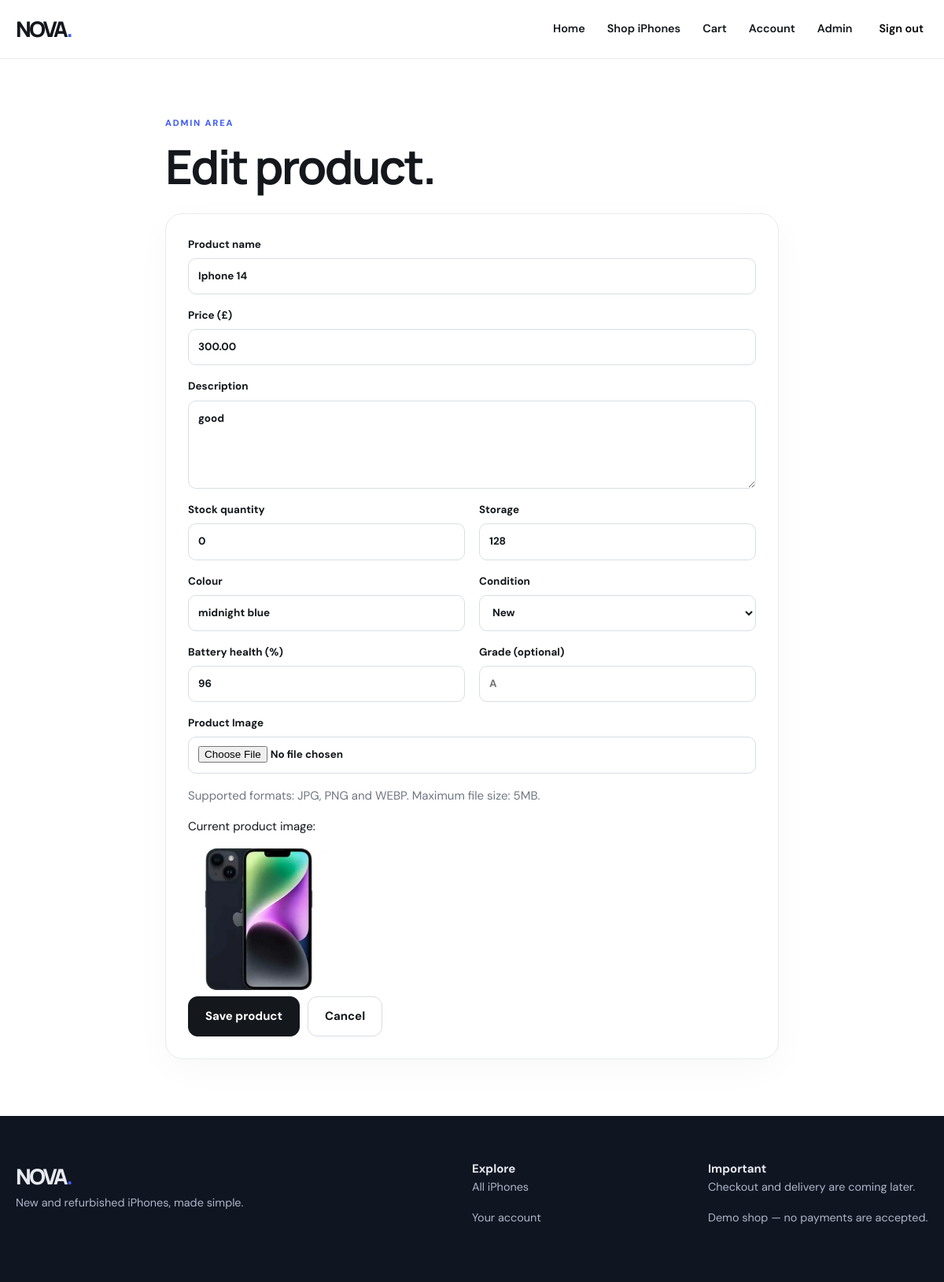
The app's page /edit_products/4 (signed in) with its own data.
### app.py (models this page shows)
class Product(db.Model):
    id = db.Column(db.Integer, primary_key=True)
    name = db.Column(db.String(100), nullable=False)
    price = db.Column(db.Numeric(10, 2), nullable=False)
    description = db.Column(db.Text, nullable=False)
    stock_quantity = db.Column(db.Integer, nullable=False, default=0)
    condition = db.Column(db.String(30), nullable=False)
    storage = db.Column(db.String(30), nullable=False)
    colour = db.Column(db.String(50), nullable=False)
    battery_health = db.Column(db.Integer, nullable=False, default=100)
    grade = db.Column(db.String(10))
    phone_picture = db.Column(db.String(500), nullable=False, default='')

### app.py (the view, shortened to what this page needs)
@app.route('/edit_products/<int:id>', methods=['GET', 'POST'])
@admin_required
def edit_products(id):
    product = Product.query.get_or_404(id)
    return render_template('product_form.html', product=product, heading='Edit product')

### app.py (called while the page is built)
@app.context_processor
def shared_context():
    user = db.session.get(User, session.get('user_id')) if session.get('user_id') else None
    return {'current_user': user}

def login_required(func):
    @wraps(func)
    def wrapped(*args, **kwargs):
        if not session.get('user_id') or not db.session.get(User, session['user_id']):
            flash('Please sign in first.', 'warning')
            return redirect(url_for('login'))
        return func(*args, **kwargs)
    return wrapped

def admin_required(func):
    @wraps(func)
    @login_required
    def wrapped(*args, **kwargs):
        user = db.session.get(User, session['user_id'])
        if not user.is_admin:
            flash('Admin access required.', 'error')
            return redirect(url_for('home'))
        return func(*args, **kwargs)
    return wrapped

### templates/product_form.html (shortened to what this page needs)
{% extends 'base.html' %}
{% block content %}
<section class="container section narrow">
    <p class="eyebrow">
        ADMIN AREA
    </p>
    <h1 class="page-title">
        {{ heading }}.
    </h1>
    <form
        class="panel product-form"
        method="post"
        enctype="multipart/form-data"
    >
        <label>
            Product name
            <input
                type="text"
                name="name"
                value="{{ product.name if product else '' }}"
                required
                maxlength="100"
            >
        </label>
        <label>
            Price (£)
            <input
                type="number"
                name="price"
                min="0"
                step="0.01"
                value="{{ product.price if product else '' }}"
                required
            >
        </label>
        <label>
            Description
            <textarea
                name="description"
                rows="4"
                required
            >{{ product.description if product else '' }}</textarea>
        </label>
        <div class="form-grid">
            <label>
                Stock quantity
                <input
                    type="number"
                    name="stock_quantity"
                    min="0"
                    value="{{ product.stock_quantity if product else 0 }}"
                    required
                >
            </label>
            <label>
                Storage
                <input
                    type="text"
                    name="storage"
                    placeholder="256GB"
                    value="{{ product.storage if product else '' }}"
                    required
                >
            </label>
            <label>
                Colour
                <input
                    type="text"
                    name="colour"
                    value="{{ product.colour if product else '' }}"
                    required
                >
            </label>
            <label>
                Condition
                <select name="condition" required>
                    <option
                        value="New"
                        {% if product and product.condition == 'New' %}
                            selected
                        {% endif %}
                    >
                        New
                    </option>
                </select>
            </label>
            <label>
                Battery health (%)
                <input
                    type="number"
                    name="battery_health"
                    min="0"
                    max="100"
                    value="{{ product.battery_health if product else 100 }}"
                    required
                >
            </label>
            <label>
                Grade (optional)
                <input
                    type="text"
                    name="grade"
                    placeholder="A"
                    value="{{ product.grade if product and product.grade else '' }}"
                >
            </label>
        </div>
        <label>
            Product Image
            <input
                type="file"
                name="phone_picture"
                accept="image/jpeg,image/png,image/webp"
            >
        </label>
        <p class="muted">
            Supported formats: JPG, PNG and WEBP.
            Maximum file size: 5MB.
        </p>
        {% if product and product.phone_picture %}
            <div class="existing-image">
                <p>
                    Current product image:
                </p>
                <img
                    src="{{ product.phone_picture }}"
                    alt="{{ product.name }}"
                    style="max-width: 180px; width: 100%; height: auto;"
                >
            </div>
        {% endif %}
        <div class="button-row">
            <button
                type="submit"
                class="button"
            >
                Save product
            </button>
            <a
                class="button secondary"
                href="{{ url_for('admin') }}"
            >
                Cancel
            </a>
        </div>
    </form>
</section>
{% endblock %}

### static/css/style.css (style rules this page uses)
:root { --ink:#14171c; --muted:#707680; --line:#e8eaed; --bg:#fff; --soft:#f5f6f8; --accent:#415cf4; --dark:#0d1224 }
* { box-sizing:border-box }
body { margin:0; color:var(--ink); background:var(--bg); font:15px/1.65 'DM Sans',Arial,sans-serif }
h1,h2,h3,p { margin-top:0 }
h1,h2,h3 { font-family:Manrope,Arial,sans-serif; line-height:1.15; letter-spacing:-.045em }
h1 { font-size:clamp(2.6rem,6vw,5rem) }
a { color:inherit; text-decoration:none }
button,input,select,textarea { font:inherit }
button { cursor:pointer }
.container { width:min(1160px,calc(100% - 36px)); margin-inline:auto }
.section { padding-block:72px }
.eyebrow { font-size:.7rem; letter-spacing:.16em; font-weight:800; color:var(--accent); text-transform:uppercase }
.button { border:1px solid var(--ink); border-radius:12px; padding:12px 21px; background:var(--ink); color:#fff; display:inline-flex; align-items:center; justify-content:center; font-weight:700; white-space:nowrap }
.button.secondary { background:#fff; color:var(--ink); border-color:#d8dce3 }
.muted { color:var(--muted) }
.card-actions,.button-row { display:flex; gap:10px; flex-wrap:wrap; align-items:center }
.page-title { font-size:clamp(2.5rem,5vw,4rem); margin-bottom:14px }
.filters label,.auth-panel label,.product-form label { font-weight:700; font-size:.84rem; display:block }
input,select,textarea { display:block; border:1px solid #d9dde4; border-radius:10px; padding:11px 12px; background:#fff; color:var(--ink); width:100%; margin-top:6px; min-height:46px }
.panel { border:1px solid var(--line); border-radius:22px; padding:28px; background:#fff; box-shadow:0 12px 45px #10182808 }
.auth-panel label,.product-form label { margin-bottom:16px }
.narrow { max-width:780px }
.product-form { margin-top:25px }
.form-grid { display:grid; gap:0 }
.product-form textarea { resize:vertical }
@media (min-width:620px) { .form-grid { grid-template-columns:1fr 1fr; column-gap:18px } }

### records on screen
Product: name "Iphone 14", price "300.00", description "good", stock_quantity "0", storage "128", colour "midnight blue", condition "New", battery_health "96", phone_picture (picture)

### other values on screen
{{ heading }} "Edit product"
